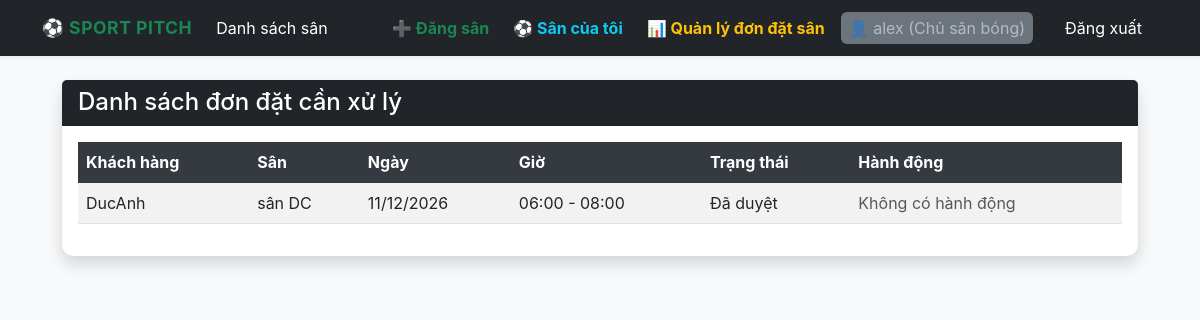
/dashboard/ (signed in), run on the app's committed database.
### apps/accounts/models.py (models this page shows, shortened)
class UserProfile(models.Model):
    ROLE_CHOICES = (
        ('customer', 'Khách hàng'),
        ('owner', 'Chủ sân bóng'),
    )
    user = models.OneToOneField(User, on_delete=models.CASCADE, related_name='profile')
    role = models.CharField(max_length=10, choices=ROLE_CHOICES, default='customer')
    phone_number = models.CharField(max_length=15, blank=True, null=True, verbose_name="Số điện thoại")

### apps/pitches/models.py (models this page shows, shortened)
class Booking(models.Model):
    STATUS_CHOICES = (
        ('pending', 'Chờ duyệt'),
        ('approved', 'Đã duyệt'),
        ('canceled', 'Đã hủy'),
    )
    customer = models.ForeignKey(User, on_delete=models.CASCADE, related_name='bookings', verbose_name="Khách hàng")
    pitch = models.ForeignKey(Pitch, on_delete=models.CASCADE, related_name='bookings', verbose_name="Sân bóng")
    booking_date = models.DateField(verbose_name="Ngày đặt")
    start_time = models.TimeField(verbose_name="Giờ bắt đầu")
    end_time = models.TimeField(verbose_name="Giờ kết thúc")
    total_price = models.DecimalField(max_digits=10, decimal_places=2, verbose_name="Tổng tiền thanh toán")
    status = models.CharField(max_length=10, choices=STATUS_CHOICES, default='pending', verbose_name="Trạng thái")
    created_at = models.DateTimeField(auto_now_add=True)

class Pitch(models.Model):
    PITCH_TYPE_CHOICES = (
        ('5', '5 người'),
        ('7', '7 người'),
        ('11', '11 người'),
    )
    owner = models.ForeignKey(User, on_delete=models.CASCADE, related_name='pitches', verbose_name="Chủ sân")
    name = models.CharField(max_length=100, verbose_name="Tên sân bóng")
    address = models.CharField(max_length=255, blank=True, null=True, verbose_name="Địa chỉ")
    pitch_type = models.CharField(max_length=2, choices=PITCH_TYPE_CHOICES, default='5', verbose_name="Loại sân")
    price_per_hour = models.DecimalField(max_digits=10, decimal_places=2, verbose_name="Giá thuê (VND/Giờ)")
    description = models.TextField(blank=True, null=True, verbose_name="Mô tả chi tiết")
    image = models.ImageField(upload_to='pitch_images/', blank=True, null=True, verbose_name="Hình ảnh sân")
    created_at = models.DateTimeField(auto_now_add=True)

### apps/pitches/views.py (the view)
# urls.py: path('dashboard/', OwnerDashboardView.as_view(), name='owner_dashboard'),
class OwnerDashboardView(LoginRequiredMixin, UserPassesTestMixin, ListView):
    model = Booking
    template_name = 'pitches/owner_dashboard.html'
    context_object_name = 'bookings'
    def test_func(self):
        try:
            return self.request.user.profile.role == 'owner'
        except Exception:
            return False
    def get_queryset(self):
        return Booking.objects.filter(pitch__owner=self.request.user).order_by('-created_at')

### templates/pitches/owner_dashboard.html (shortened to what this page needs)
{% extends 'base.html' %}
{% block content %}
<div class="row">
    <div class="col-12">
        <div class="card shadow">
            <div class="card-header bg-dark text-white">
                <h4 class="mb-0">Danh sách đơn đặt cần xử lý</h4>
            </div>
            <div class="card-body">
                <div class="table-responsive">
                    <table class="table table-striped align-middle">
                        <thead class="table-dark">
                            <tr>
                                <th>Khách hàng</th>
                                <th>Sân</th>
                                <th>Ngày</th>
                                <th>Giờ</th>
                                <th>Trạng thái</th>
                                <th>Hành động</th>
                            </tr>
                        </thead>
                        <tbody>
                            {% for b in bookings %}
                                <tr>
                                    <td>{{ b.customer.username }}</td>
                                    <td>{{ b.pitch.name }}</td>
                                    <td>{{ b.booking_date|date:"d/m/Y" }}</td>
                                    <td>{{ b.start_time|time:"H:i" }} - {{ b.end_time|time:"H:i" }}</td>
                                    <td>{{ b.get_status_display }}</td>
                                    <td>
                                        {% if b.status == 'pending' %}
                                            <div class="d-flex gap-2">
                                                <form method="post" action="{% url 'update_booking' b.id 'approve' %}">
                                                    {% csrf_token %}
                                                    <button class="btn btn-success btn-sm">Duyệt</button>
                                                </form>
                                                <form method="post" action="{% url 'update_booking' b.id 'cancel' %}">
                                                    {% csrf_token %}
                                                    <button class="btn btn-danger btn-sm">Hủy</button>
                                                </form>
                                            </div>
                                        {% else %}
                                            <span class="text-muted">Không có hành động</span>
                                        {% endif %}
                                    </td>
                                </tr>
                            {% empty %}
                                <tr>
                                    <td colspan="6" class="text-center">Không tìm thấy đơn đặt nào.</td>
                                </tr>
                            {% endfor %}
                        </tbody>
                    </table>
                </div>
            </div>
        </div>
    </div>
</div>
{% endblock %}

### templates/base.html (shortened to what this page needs)
{% load static %}
<!DOCTYPE html>
<html lang="vi">
<head>
    <link href="https://cdn.jsdelivr.net/npm/bootstrap@5.3.0/dist/css/bootstrap.min.css"
          rel="stylesheet">
    <link href="{% static 'css/styles.css' %}"
          rel="stylesheet">
</head>
<body class="bg-light">
    <nav class="navbar navbar-expand-lg navbar-dark bg-dark mb-4 shadow-sm">
        <div class="container">
            <a class="navbar-brand fw-bold text-success"
               href="{% url 'pitch_list' %}">
                ⚽ SPORT PITCH
            </a>
            <div class="collapse navbar-collapse" id="navbarNav">
                <ul class="navbar-nav me-auto">
                    <li class="nav-item">
                        <a class="nav-link text-white"
                           href="{% url 'pitch_list' %}">
                            Danh sách sân
                        </a>
                    </li>
                </ul>
                <ul class="navbar-nav ms-auto align-items-center">
                    {% if user.is_authenticated %}
                        {% if user.profile.role == 'owner' %}
                            <li class="nav-item">
                                <a class="nav-link text-success fw-bold me-2"
                                   href="{% url 'create_pitch' %}">
                                    ➕ Đăng sân
                                </a>
                            </li>
                            <li class="nav-item">
                                <a class="nav-link text-info fw-bold me-2"
                                   href="{% url 'my_pitches' %}">
                                    ⚽ Sân của tôi
                                </a>
                            </li>
                            <li class="nav-item">
                                <a class="nav-link text-warning fw-bold me-2"
                                   href="{% url 'owner_dashboard' %}">
                                    📊 Quản lý đơn đặt sân
                                </a>
                            </li>
                        {% endif %}
                        <li class="nav-item">
                            <span class="nav-link text-white-50 bg-secondary rounded px-2 py-1 small">
                                👤 {{ user.username }}
                                ({{ user.profile.get_role_display }})
                            </span>
                        </li>
                        <li class="nav-item">
                            <a class="nav-link btn btn-danger btn-sm text-white ms-3 px-3"
                               href="{% url 'logout' %}">
                                Đăng xuất
                            </a>
                        </li>
                    {% endif %}
                </ul>
            </div>
        </div>
    </nav>
    <main class="container">
        {% block content %}
        {% endblock %}
    </main>
</body>
</html>

### static/css/styles.css (style rules this page uses)
:root { --brand: #198754; --muted: #6c757d; --card-radius: .75rem; --card-shadow: 0 10px 30px rgba(17,24,39,0.06); }
body { font-family: Inter, system-ui, -apple-system, 'Segoe UI', Roboto, 'Helvetica Neue', Arial; background-color: #f7f9fb; }
main.container { max-width: 1100px; }
.navbar-brand { letter-spacing: .5px; font-size: 1.1rem; }
.navbar .nav-link.btn { padding-top: .35rem; padding-bottom: .35rem; }
.card { border-radius: var(--card-radius); transition: transform .18s ease, box-shadow .18s ease; border: 0; }
.table thead th { background-color: #343a40; color: #fff; }

### data on the page
Booking: customer.username "DucAnh", pitch.name "sân DC", booking_date "11/12/2026", start_time "06:00", end_time "08:00", status "Đã duyệt", shows "Không có hành động"

### other printed values
{{ user.username }} "alex"
{{ user.profile.get_role_display }} "Chủ sân bóng"
